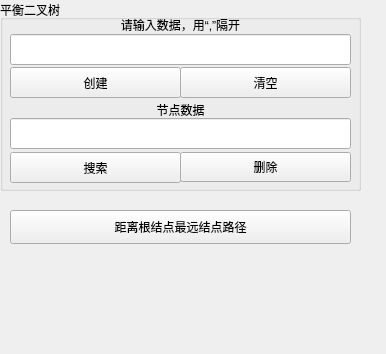
<?xml version="1.0" encoding="UTF-8"?>
<ui version="4.0">
 <class>BinaryTreeUI</class>
 <widget class="QWidget" name="BinaryTreeUI">
  <property name="geometry">
   <rect>
    <x>0</x>
    <y>0</y>
    <width>386</width>
    <height>354</height>
   </rect>
  </property>
  <property name="windowTitle">
   <string>Form</string>
  </property>
  <widget class="QGroupBox" name="groupBox">
   <property name="geometry">
    <rect>
     <x>0</x>
     <y>0</y>
     <width>361</width>
     <height>191</height>
    </rect>
   </property>
   <property name="title">
    <string>平衡二叉树</string>
   </property>
   <widget class="QPushButton" name="Button_InsertBiTreeNode">
    <property name="geometry">
     <rect>
      <x>10</x>
      <y>67</y>
      <width>171</width>
      <height>31</height>
     </rect>
    </property>
    <property name="text">
     <string>创建</string>
    </property>
   </widget>
   <widget class="QPushButton" name="Button_SearchBiTreeNode">
    <property name="geometry">
     <rect>
      <x>10</x>
      <y>152</y>
      <width>171</width>
      <height>31</height>
     </rect>
    </property>
    <property name="text">
     <string>搜索</string>
    </property>
   </widget>
   <widget class="QPushButton" name="Button_CleanBiTreeNode">
    <property name="geometry">
     <rect>
      <x>180</x>
      <y>67</y>
      <width>171</width>
      <height>31</height>
     </rect>
    </property>
    <property name="text">
     <string>清空</string>
    </property>
   </widget>
   <widget class="QPushButton" name="Button_DeleteBiTreeNode">
    <property name="geometry">
     <rect>
      <x>180</x>
      <y>152</y>
      <width>171</width>
      <height>30</height>
     </rect>
    </property>
    <property name="text">
     <string>删除</string>
    </property>
   </widget>
   <widget class="QLineEdit" name="BinaryTreeDataEdit_2">
    <property name="geometry">
     <rect>
      <x>10</x>
      <y>118</y>
      <width>341</width>
      <height>31</height>
     </rect>
    </property>
   </widget>
   <widget class="QLineEdit" name="BinaryTreeDataEdit">
    <property name="geometry">
     <rect>
      <x>10</x>
      <y>34</y>
      <width>341</width>
      <height>31</height>
     </rect>
    </property>
   </widget>
   <widget class="QLabel" name="label">
    <property name="geometry">
     <rect>
      <x>10</x>
      <y>12</y>
      <width>341</width>
      <height>25</height>
     </rect>
    </property>
    <property name="text">
     <string>请输入数据，用“,”隔开</string>
    </property>
    <property name="alignment">
     <set>Qt::AlignCenter</set>
    </property>
   </widget>
   <widget class="QLabel" name="label_2">
    <property name="geometry">
     <rect>
      <x>10</x>
      <y>100</y>
      <width>341</width>
      <height>20</height>
     </rect>
    </property>
    <property name="text">
     <string>节点数据</string>
    </property>
    <property name="alignment">
     <set>Qt::AlignCenter</set>
    </property>
   </widget>
  </widget>
  <widget class="QPushButton" name="pushButton">
   <property name="geometry">
    <rect>
     <x>10</x>
     <y>210</y>
     <width>341</width>
     <height>34</height>
    </rect>
   </property>
   <property name="text">
    <string>距离根结点最远结点路径</string>
   </property>
  </widget>
 </widget>
 <resources/>
 <connections>
  <connection>
   <sender>Button_CleanBiTreeNode</sender>
   <signal>clicked()</signal>
   <receiver>BinaryTreeUI</receiver>
   <slot>on_binarytree_delete_btn_clicked()</slot>
   <hints>
    <hint type="sourcelabel">
     <x>265</x>
     <y>112</y>
    </hint>
    <hint type="destinationlabel">
     <x>357</x>
     <y>121</y>
    </hint>
   </hints>
  </connection>
  <connection>
   <sender>Button_DeleteBiTreeNode</sender>
   <signal>clicked()</signal>
   <receiver>BinaryTreeUI</receiver>
   <slot>on_binarytree_node_delete_btn_clicked()</slot>
   <hints>
    <hint type="sourcelabel">
     <x>292</x>
     <y>188</y>
    </hint>
    <hint type="destinationlabel">
     <x>322</x>
     <y>202</y>
    </hint>
   </hints>
  </connection>
  <connection>
   <sender>Button_InsertBiTreeNode</sender>
   <signal>clicked()</signal>
   <receiver>BinaryTreeUI</receiver>
   <slot>on_binarytree_create_btn_clicked()</slot>
   <hints>
    <hint type="sourcelabel">
     <x>339</x>
     <y>60</y>
    </hint>
    <hint type="destinationlabel">
     <x>385</x>
     <y>178</y>
    </hint>
   </hints>
  </connection>
  <connection>
   <sender>Button_SearchBiTreeNode</sender>
   <signal>clicked()</signal>
   <receiver>BinaryTreeUI</receiver>
   <slot>on_binarytree_node_search_btn_clicked()</slot>
   <hints>
    <hint type="sourcelabel">
     <x>178</x>
     <y>176</y>
    </hint>
    <hint type="destinationlabel">
     <x>385</x>
     <y>201</y>
    </hint>
   </hints>
  </connection>
  <connection>
   <sender>pushButton</sender>
   <signal>clicked()</signal>
   <receiver>BinaryTreeUI</receiver>
   <slot>on_binarytree_node_far_btn_clicked()</slot>
   <hints>
    <hint type="sourcelabel">
     <x>142</x>
     <y>241</y>
    </hint>
    <hint type="destinationlabel">
     <x>100</x>
     <y>284</y>
    </hint>
   </hints>
  </connection>
 </connections>
 <slots>
  <slot>on_binarytree_create_btn_clicked()</slot>
  <slot>on_binarytree_delete_btn_clicked()</slot>
  <slot>on_binarytree_node_delete_btn_clicked()</slot>
  <slot>on_binarytree_SimulationTree_creat_btn_clicked()</slot>
  <slot>on_bigroottree_create_btn_clicked()</slot>
  <slot>on_bigroottree_insert_btn_clicked()</slot>
  <slot>on_bigroottree_remove_btn_clicked()</slot>
  <slot>on_Btree_create_btn_clicked()</slot>
  <slot>on_Btree_insert_btn_clicked()</slot>
  <slot>on_Btree_remove_btn_clicked()</slot>
  <slot>on_Btree_destroy_btn_clicked()</slot>
  <slot>on_binarytree_node_search_btn_clicked()</slot>
  <slot>on_Btree_search_btn_clicked()</slot>
  <slot>on_binarytree_node_far_btn_clicked()</slot>
 </slots>
</ui>
